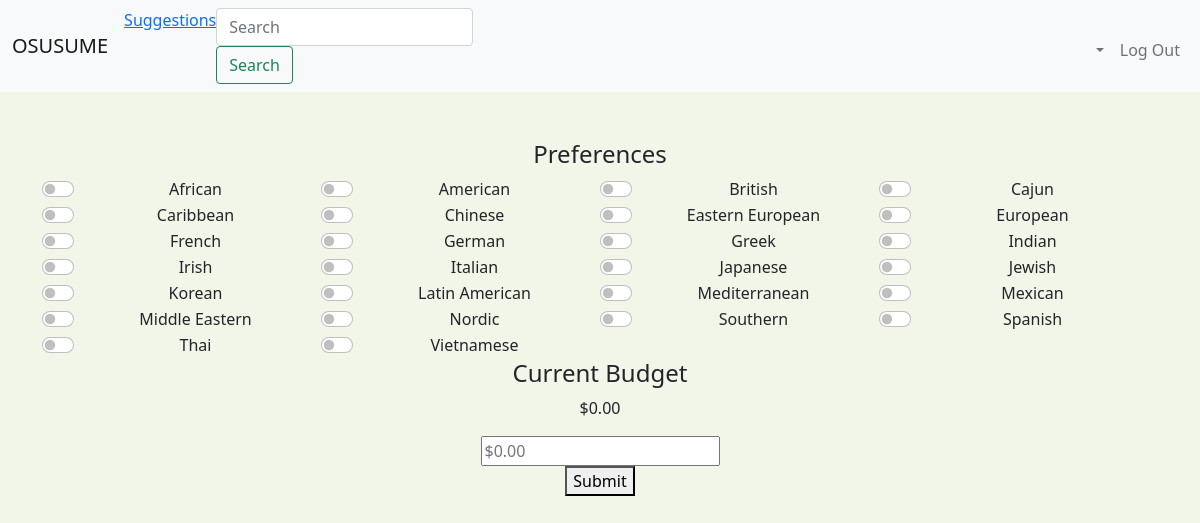
The app's page /settings (signed in) with its own data.
### tables this page shows
CREATE TABLE cuisine_tags (
  id INTEGER ,
  cuisine_type TEXT,
  PRIMARY KEY(id)
);

### app.py (the view, shortened to what this page needs)
@app.route("/settings", methods=["GET", "POST"])
def settings():
    user_id = session["user_id"]
    user_prefs_IDs = db.execute("SELECT cuisine_id FROM user_preferences WHERE user_id=? AND enabled=?", user_id, 1 )
    all_cuisine_types = []
    current_user_prefs = []
    cuisine_tags = db.execute("SELECT * FROM cuisine_tags")
    for cuisine in cuisine_tags:
            all_cuisine_types.append(cuisine)
            for id in user_prefs_IDs:
                if id["cuisine_id"] == cuisine["id"]:
                    current_user_prefs.append(cuisine["cuisine_type"])
    if request.method == "GET":
        user_info = db.execute("SELECT points, daily_budget FROM users WHERE id=?", user_id)
        daily_budget = user_info[0]["daily_budget"]
        if not daily_budget:
            daily_budget = 0
        daily_budget = float(daily_budget)
        return render_template("settings.html", all_cuisine_types=all_cuisine_types, current_user_prefs=current_user_prefs, daily_budget=daily_budget)

### support_functions.py (called while the page is built)
def usd(value):
    return f"${value:,.2f}"

### templates/settings.html (shortened to what this page needs)
{% extends "layout.html" %}
{% block main %}
<div class="container">
    <div>
        <h4>Preferences</h4>
        <form action="/settings" method="post">
            <div class="container-fluid">
                <div class="row">
                    {% for cuisine in all_cuisine_types %}
                        <div class="form-check form-switch col-md-3">
                            {% if cuisine.cuisine_type in current_user_prefs %}{% set checkedVal = 'checked' %}{% endif %}
                            <input class="form-check-input" type="checkbox" id="{{ cuisine.cuisine_type }}" name="cuisine_selections" value="{{ cuisine.cuisine_type }}" {{ checkedVal }}>
                            <label class="form-check-label" for="{{ cuisine.cuisine_type }}">{{ cuisine.cuisine_type }}</label>
                        </div>
                        {% endfor %}
                </div>
            </div>
            <div>
                <h4>Current Budget</h4>
                <p>{{ daily_budget | usd }}</p>
            </div>
            <div>
                <input name="new_budget" autocomplete="off" id="new_budget" type="number" placeholder="$0.00" step=".01">
                <div>
                    <button type="submit">Submit</button>
                </div>
            </div>
        </form>
    </div>
</div>
{% endblock %}

### static/styles.css (style rules this page uses)
body { background-color: #f2f6e9; background-size: cover; background-position: center; position: relative; }

### records on screen
cuisine_tags: cuisine_type "African"
cuisine_tags: cuisine_type "American"
cuisine_tags: cuisine_type "British"
cuisine_tags: cuisine_type "Cajun"
cuisine_tags: cuisine_type "Caribbean"
cuisine_tags: cuisine_type "Chinese"
cuisine_tags: cuisine_type "Eastern European"
cuisine_tags: cuisine_type "European"
cuisine_tags: cuisine_type "French"
cuisine_tags: cuisine_type "German"
cuisine_tags: cuisine_type "Greek"
cuisine_tags: cuisine_type "Indian"
cuisine_tags: cuisine_type "Irish"
cuisine_tags: cuisine_type "Italian"
cuisine_tags: cuisine_type "Japanese"
cuisine_tags: cuisine_type "Jewish"
cuisine_tags: cuisine_type "Korean"
cuisine_tags: cuisine_type "Latin American"
cuisine_tags: cuisine_type "Mediterranean"
cuisine_tags: cuisine_type "Mexican"
cuisine_tags: cuisine_type "Middle Eastern"
cuisine_tags: cuisine_type "Nordic"
cuisine_tags: cuisine_type "Southern"
cuisine_tags: cuisine_type "Spanish"
cuisine_tags: cuisine_type "Thai"
cuisine_tags: cuisine_type "Vietnamese"

### other values on screen
{{ daily_budget | usd }} "$0.00"
